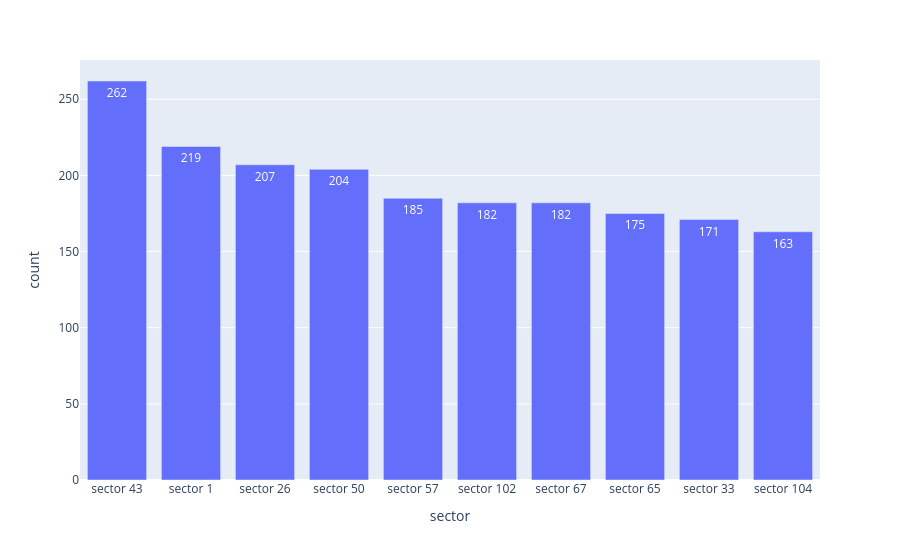

Notebook code for this chart:
### Code cell
fig2 = px.bar(data_frame = top_sector, x ='sector', y = 'count',text='count')
fig2

### Figure 1 — Plotly figure (JSON) as saved in the notebook; plotly's stock layout.template omitted (floating-point values rounded to 4 significant figures)
{"data": [{"alignmentgroup": "True", "hovertemplate": "sector=%{x}<br>count=%{text}<extra></extra>", "legendgroup": "", "marker": {"color": "#636efa", "pattern": {"shape": ""}}, "name": "", "offsetgroup": "", "orientation": "v", "showlegend": false, "text": [262, 219, 207, 204, 185, 182, 182, 175, 171, 163], "textposition": "auto", "type": "bar", "x": ["sector 43", "sector 1", "sector 26", "sector 50", "sector 57", "sector 102", "sector 67", "sector 65", "sector 33", "sector 104"], "xaxis": "x", "y": [262, 219, 207, 204, 185, 182, 182, 175, 171, 163], "yaxis": "y"}], "layout": {"barmode": "relative", "legend": {"tracegroupgap": 0}, "margin": {"t": 60}, "xaxis": {"anchor": "y", "domain": [0, 1], "title": {"text": "sector"}}, "yaxis": {"anchor": "x", "domain": [0, 1], "title": {"text": "count"}}}}
